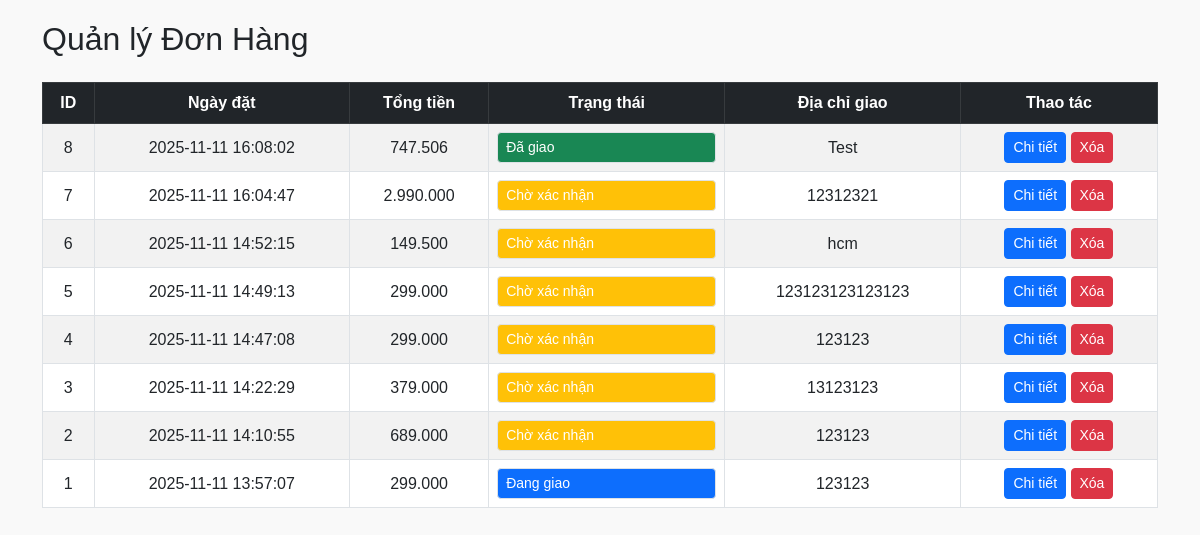
Screenshot of /160STORE/pages/admin/quanLyDonHang.php with the database file from the repository.
### tables this page shows
CREATE TABLE `don_hang` (
  `id_DH` int(11) NOT NULL COMMENT 'khóa chính, id đơn hàng',
  `id_ND` int(11) UNSIGNED NOT NULL,
  `ngay_Dat` datetime NOT NULL,
  `tong_Tien` int(11) NOT NULL,
  `trang_Thai` varchar(255) NOT NULL,
  `dia_Chi_Giao` varchar(255) NOT NULL,
  `ma_Giam_Gia` varchar(255) DEFAULT NULL
);

### 160STORE/pages/admin/quanLyDonHang.php (the view, shortened to what this page needs)
<?php
$db = new Database();
$conn = $db->connect();
$conn->setAttribute(PDO::ATTR_ERRMODE, PDO::ERRMODE_EXCEPTION);
$rows = $conn->query("SELECT * FROM don_hang ORDER BY id_DH DESC")->fetchAll(PDO::FETCH_ASSOC);
?>
<!DOCTYPE html>
<html lang="vi">
<head>
    <link href="https://cdn.jsdelivr.net/npm/bootstrap@5.3.0/dist/css/bootstrap.min.css" rel="stylesheet">
</head>
<body>
<div class="container">
    <h2 class="mb-4">Quản lý Đơn Hàng</h2>
    <table class="table table-striped table-bordered align-middle text-center">
        <thead class="table-dark">
        <tr>
            <th>ID</th>
            <th>Ngày đặt</th>
            <th>Tổng tiền</th>
            <th>Trạng thái</th>
            <th>Địa chỉ giao</th>
            <th>Thao tác</th>
        </tr>
        </thead>
        <tbody>
        <?php foreach($rows as $r): ?>
            <tr>
                <td><?= $r['id_DH'] ?></td>
                <td><?= $r['ngay_Dat'] ?></td>
                <td><?= number_format($r['tong_Tien'],0,',','.') ?></td>
                <td>
                    <select class="form-select form-select-sm <?= 'status-'.str_replace(' ', '-', $r['trang_Thai']) ?>"
                            onchange="updateStatus(this, <?= $r['id_DH'] ?>)">
                        <?php
                        $statuses = ['Chờ xác nhận','Đang giao','Đã giao','Đã hủy'];
                        foreach($statuses as $st):
                            ?>
                            <option value="<?= $st ?>" <?= $st==$r['trang_Thai']?'selected':'' ?>><?= $st ?></option>
                        <?php endforeach; ?>
                    </select>
                </td>
                <td><?= htmlspecialchars($r['dia_Chi_Giao']) ?></td>
                <td>
                    <button class="btn btn-sm btn-primary" onclick="viewDetails(<?= $r['id_DH'] ?>)">Chi tiết</button>
                    <button class="btn btn-sm btn-danger" onclick="deleteOrder(<?= $r['id_DH'] ?>)">Xóa</button>
                </td>
            </tr>
        <?php endforeach; ?>
        </tbody>
    </table>
</div>
</body>
</html>

### 160STORE/pages/admin/quanLyDonHang.php (style rules this page uses)
body { padding:20px; font-family:Arial, sans-serif; background:#f9f9f9; }
table th, table td { vertical-align: middle !important; }
.status-Chờ-xác-nhận { background:#ffc107; color:#fff; }
.status-Đang-giao { background:#0d6efd; color:#fff; }
.status-Đã-giao { background:#198754; color:#fff; }

### rows the page displays
don_hang: id_DH "8", ngay_Dat "2025-11-11 16:08:02", tong_Tien "747.506", trang_Thai+id_DH "Đã giao", dia_Chi_Giao "Test"
don_hang: id_DH "7", ngay_Dat "2025-11-11 16:04:47", tong_Tien "2.990.000", trang_Thai+id_DH "Chờ xác nhận", dia_Chi_Giao "12312321"
don_hang: id_DH "6", ngay_Dat "2025-11-11 14:52:15", tong_Tien "149.500", trang_Thai+id_DH "Chờ xác nhận", dia_Chi_Giao "hcm"
don_hang: id_DH "5", ngay_Dat "2025-11-11 14:49:13", tong_Tien "299.000", trang_Thai+id_DH "Chờ xác nhận", dia_Chi_Giao "123123123123123"
don_hang: id_DH "4", ngay_Dat "2025-11-11 14:47:08", tong_Tien "299.000", trang_Thai+id_DH "Chờ xác nhận", dia_Chi_Giao "123123"
don_hang: id_DH "3", ngay_Dat "2025-11-11 14:22:29", tong_Tien "379.000", trang_Thai+id_DH "Chờ xác nhận", dia_Chi_Giao "13123123"
don_hang: id_DH "2", ngay_Dat "2025-11-11 14:10:55", tong_Tien "689.000", trang_Thai+id_DH "Chờ xác nhận", dia_Chi_Giao "123123"
don_hang: id_DH "1", ngay_Dat "2025-11-11 13:57:07", tong_Tien "299.000", trang_Thai+id_DH "Đang giao", dia_Chi_Giao "123123"
